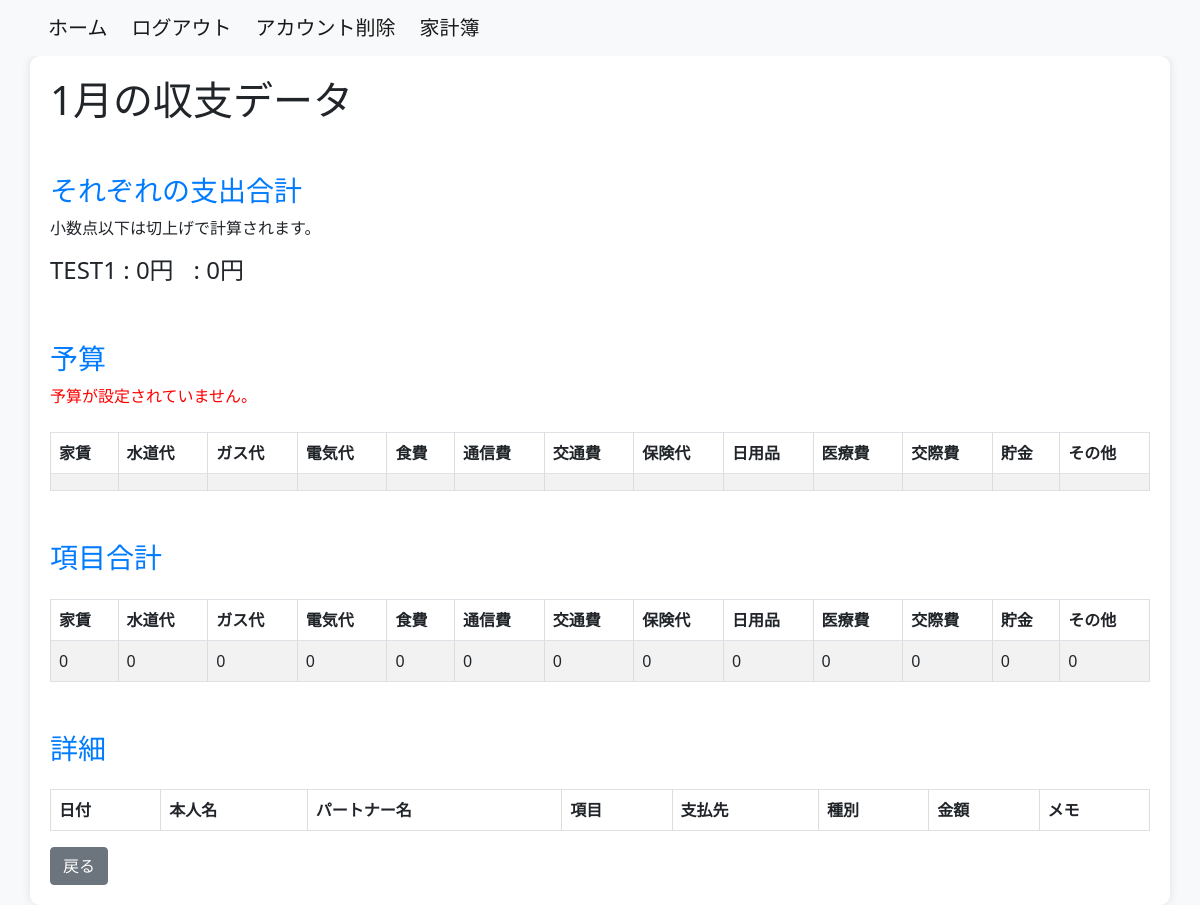
The app's page /household_budget/monthly_2023data/2023-1/ (signed in) with its own data.
### household_budget/models.py (models this page shows, shortened)
class Transaction(models.Model):
    user = models.ForeignKey(settings.AUTH_USER_MODEL, on_delete=models.CASCADE)
    event_date = models.DateField()
    name_1 = models.CharField(max_length=20, default='', null=True)
    name_2 = models.CharField(max_length=20, default='', null=True)
    category = models.ForeignKey(Category, on_delete=models.CASCADE)
    payment_type = models.ForeignKey(PaymentType, on_delete=models.CASCADE)
    vendor_name = models.ForeignKey(Vendor, on_delete=models.CASCADE, related_name='vendor_transactions')
    amount = models.IntegerField(default=0)
    memo = models.TextField(null=True)
    class Meta:
        db_table = 'transaction'
        ordering = ['event_date']

class Category(models.Model):
    category_name = models.CharField(max_length=50)
    class Meta:
        db_table = 'category'

### household_budget/views.py (the view)
# urls.py: path('monthly_2023data/<int:year>-<int:month>/', M_2023DataView.as_view(), name='monthly_2023data'),
@method_decorator(login_required(login_url='/login/'), name='dispatch')
class M_2023DataView(TemplateView):
    template_name = 'm_data2023.html'
    def get_context_data(self, **kwargs):
        context = super().get_context_data(**kwargs)
        year = self.kwargs.get('year')
        month = self.kwargs.get('month')
        first_day_of_month = timezone.datetime(int(year), int(month), 1)
        if first_day_of_month.month == 12:
            next_month = 1
            next_year = first_day_of_month.year + 1
        else:
            next_month = first_day_of_month.month + 1
            next_year = first_day_of_month.year
        last_day_of_month = timezone.datetime(next_year, next_month, 1) - timezone.timedelta(days=1)
        monthly_summary = Transaction.objects.filter(
            user=self.request.user,
            event_date__year=year,
            event_date__month=month
        ).values('category__category_name') \
            .annotate(total_amount=Coalesce(Sum('amount'), Value(0)))
        categories = ['家賃', '水道代', 'ガス代', '電気代', '食費', '通信費', '交通費', '保険代', '日用品', '医療費', '交際費', '貯金', 'その他']
        monthly_summary = Transaction.objects.filter(
            user=self.request.user,
            event_date__year=year,
            event_date__month=month
        ).values('category__category_name') \
            .annotate(total_amount=Sum('amount'))
        transaction_data = Transaction.objects.filter(user=self.request.user)
        name1_only_monthly_amount = Transaction.objects.filter(
            Q(user=self.request.user) &
            Q(name_1__isnull=False) & ~Q(name_1=''),
            ~Q(category_id=1) & ~Q(category_id=13),
            event_date__range=[first_day_of_month, last_day_of_month]
        ).aggregate(name1_has_data_total_amount=Sum('amount'))['name1_has_data_total_amount'] or 0
        name2_only_monthly_amount = Transaction.objects.filter(
            Q(user=self.request.user) &
            Q(name_2__isnull=False) & ~Q(name_2=''),
            ~Q(category_id=1) & ~Q(category_id=13),
            event_date__range=[first_day_of_month, last_day_of_month]
        ).aggregate(name1_has_data_total_amount=Sum('amount'))['name1_has_data_total_amount'] or 0
        name_monthly_amount = Transaction.objects.filter(
            Q(user=self.request.user) &
            Q(name_1__isnull=False) & Q(name_2__isnull=False) & ~Q(name_1='') & ~Q(name_2=''),
            ~Q(category_id=1) & ~Q(category_id=13),
            event_date__range=[first_day_of_month, last_day_of_month]
        ).aggregate(name_both_total_amount=Sum('amount'))['name_both_total_amount'] or 0
        name_both_half_monthly_amount = math.ceil(name_monthly_amount / 2)
        category_totals_dict = {category_name: {'total_amount': 0} for category_name in categories}
        for category in monthly_summary:
            category_name = category['category__category_name']
            category_totals_dict[category_name] = {
                'total_amount': category['total_amount'] if category['total_amount'] is not None else 0
            }
        monthly_details = Transaction.objects.filter(
            user=self.request.user,
            event_date__year=year,
            event_date__month=month
            )
        latest_budget = Budget.objects.filter(
            user=self.request.user,
            event_date__year=year,
            event_date__month=month
            ).order_by('-event_date').first()
        name1_total_amount = name1_only_monthly_amount - name_monthly_amount + name_both_half_monthly_amount
        name2_total_amount = name2_only_monthly_amount - name_monthly_amount + name_both_half_monthly_amount
        context['year'] = year
        context['month'] = month
        context['category_totals'] = category_totals_dict
        context['monthly_details'] = monthly_details
        context['latest_budget'] = latest_budget
        context['name1_total_amount'] = name1_total_amount
        context['name2_total_amount'] = name2_total_amount
        context['name'] = transaction_data
        return context

### household_budget/templates/m_data2023.html (shortened to what this page needs)
{% extends 'base.html' %}
{% block content %}
{% load custom_filters %}
<div class="container">
    <h1>{{ month }}月の収支データ</h1>
      <h3>それぞれの支出合計</h3>
      <p>小数点以下は切上げで計算されます。</p>
      <div style="display: flex; gap: 20px;">
      <h4>{{ name.0.name_1 }} : {{ name1_total_amount }}円</h2>
      <h4>{{ name.1.name_2 }} : {{ name2_total_amount }}円</h2>
      </div>
    <h3>予算</h3>
    <table class="table table-striped table-bordered mt-4">
        <thead class="thead-dark">
            <tr>
                <th>家賃</th>
                <th>水道代</th>
                <th>ガス代</th>
                <th>電気代</th>
                <th>食費</th>
                <th>通信費</th>
                <th>交通費</th>
                <th>保険代</th>
                <th>日用品</th>
                <th>医療費</th>
                <th>交際費</th>
                <th>貯金</th>
                <th>その他</th>
            </tr>
        </thead>
        <tbody>
            <tr>
                <td>{{ latest_budget.rent_budget }}</td>
                <td>{{ latest_budget.water_supply_budget }}</td>
                <td>{{ latest_budget.gas_budget }}</td>
                <td>{{ latest_budget.electricity_budget }}</td>
                <td>{{ latest_budget.food_expenses_budget }}</td>
                <td>{{ latest_budget.communication_expenses_budget }}</td>
                <td>{{ latest_budget.transportation_expenses_budget }}</td>
                <td>{{ latest_budget.insurance_fee_budget }}</td>
                <td>{{ latest_budget.daily_necessities_budget }}</td>
                <td>{{ latest_budget.medical_bills_budget }}</td>
                <td>{{ latest_budget.entertainment_expenses_budget }}</td>
                <td>{{ latest_budget.saving_budget }}</td>
                <td>{{ latest_budget.add_item_budget }}</td>
            </tr>
            {% if not latest_budget %}
            <p style="color: red;">予算が設定されていません。</p>
            {% endif %}
        </tbody>
    </table>
<h3>項目合計</h3>
<table class="table table-striped table-bordered mt-4">
    <thead class="thead-dark">
        <tr>
            {% for category_name, category_data in category_totals.items %}
                <th>{{ category_name }}</th>
            {% endfor %}
        </tr>
    </thead>
    <tbody>
        <tr>
            {% for category_name, category_data in category_totals.items %}
                <td>{{ category_data.total_amount }}</td>
            {% endfor %}
        </tr>
    </tbody>
</table>
    <h3>詳細</h3>
    <table class="table table-striped table-bordered mt-4">
        <thead class="thead-dark">
            <tr>
                <th>日付</th>
                <th>本人名</th>
                <th>パートナー名</th>
                <th>項目</th>
                <th>支払先</th>
                <th>種別</th>
                <th>金額</th>
                <th>メモ</th>
            </tr>
        </thead>
    </table>
<a href="{% url 'accounts:data_2023' %}" class="btn btn-secondary ml-2">戻る</a>
</div>
</html>
{% endblock %}

### household_budget/templates/m_data2023.html (style rules this page uses)
body { background-color: #f8f9fa; }
.container { background-color: #fff; border-radius: 10px; box-shadow: 0 0 10px rgba(0, 0, 0, 0.1); padding: 20px; }
h3 { margin-top: 50px; color: #007bff; }
table { width: 100%; border-collapse: collapse; margin-top: 10px; }
th, td { border: 2px solid #ddd; padding: 8px; text-align: left; }

### records on screen
Transaction: name_1 "TEST1"
Category: category_name "水道代"
Category: category_name "ガス代"
Category: category_name "電気代"
Category: category_name "通信費"
Category: category_name "交通費"
Category: category_name "保険代"
Category: category_name "日用品"
Category: category_name "医療費"
Category: category_name "交際費"
Category: category_name "その他"

### other values on screen
{{ month }} "1"
{{ name1_total_amount }} "0"
{{ name2_total_amount }} "0"
{{ category_name }} "家賃" "食費" "貯金"
{{ category_data.total_amount }} "0" "0" "0" "0" "0" "0" "0" "0" "0" "0" "0" "0" "0"
